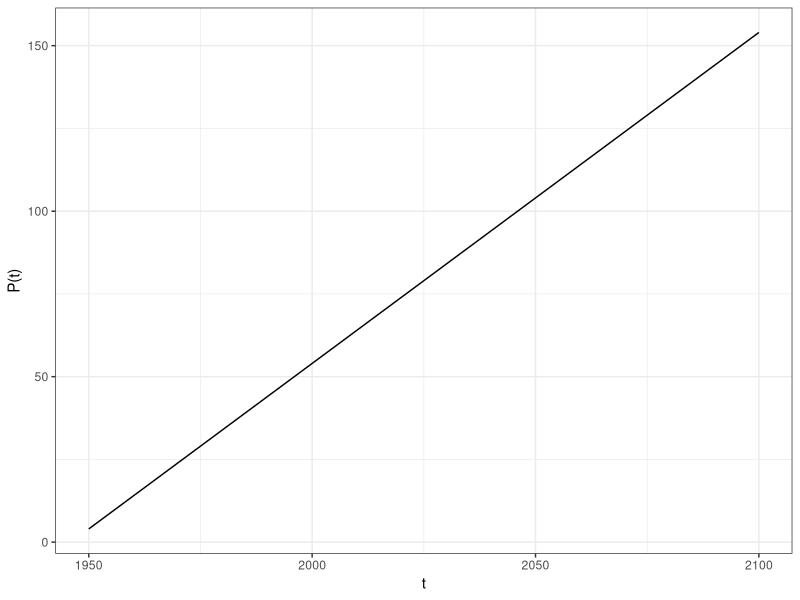
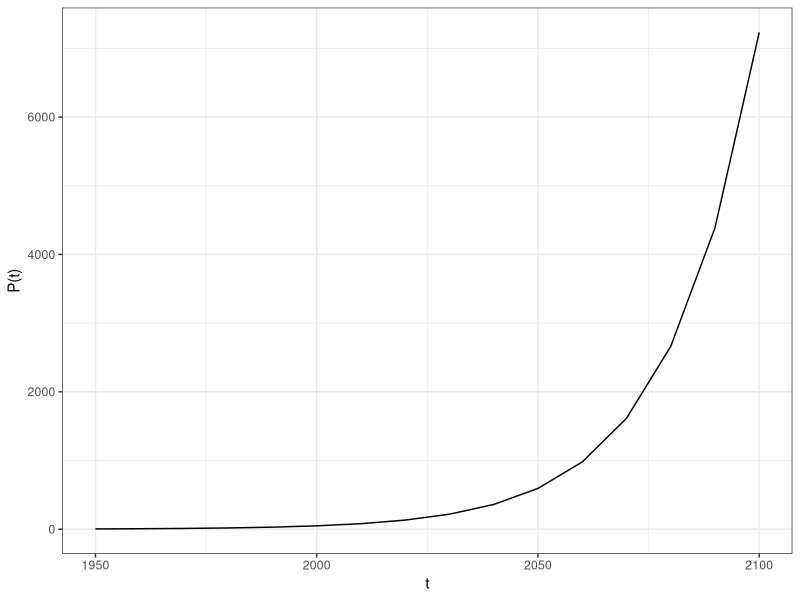
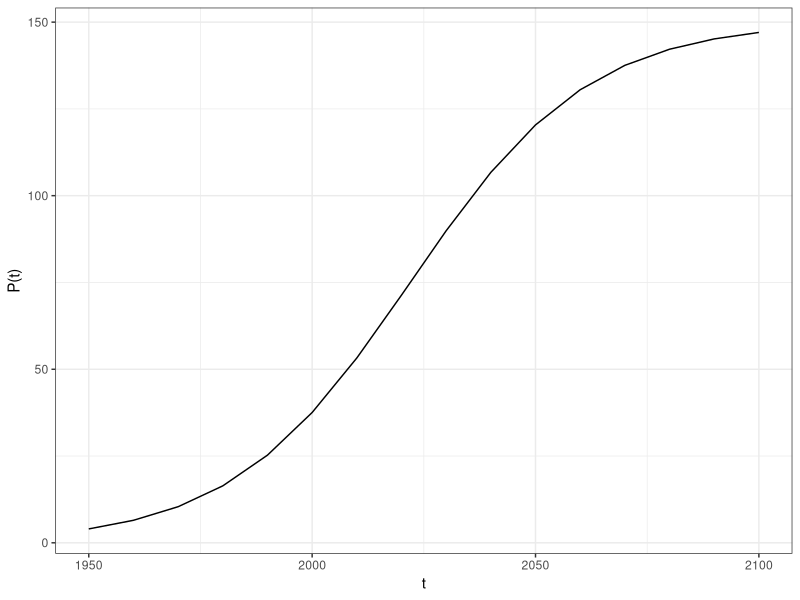
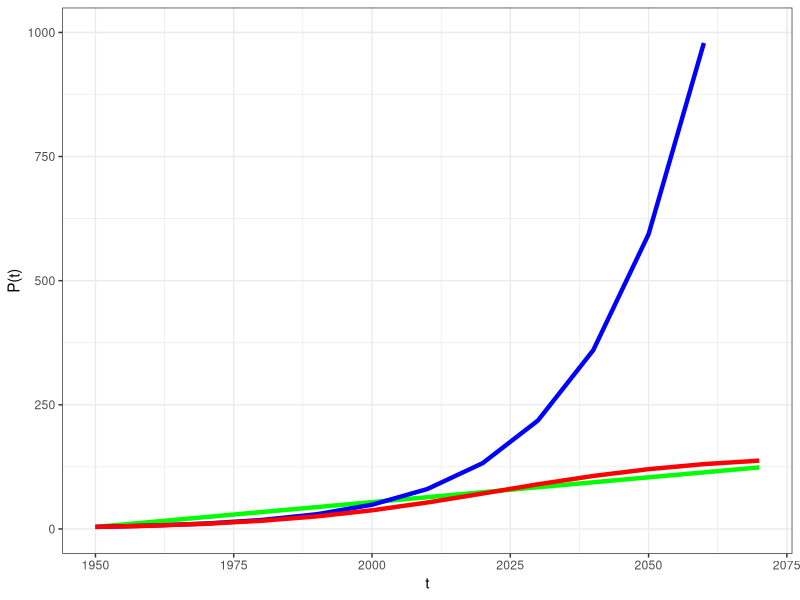

Recreate these plots in R, in order.
## ---- chunk 1
library(tidyverse)
library(ggplot2)
library(knitr)
library(kableExtra)
t <- data.frame(t= c(seq(1950,2100,10)))
p0 <- 4
t0 <- 1950

linear_g <- function(t,r){
  a <- p0
  result <- a+r*(t-1950)
  return(result)
}

t_linear <- t |> 
  mutate(P_lin = round(linear_g(t=t, r=1),0))

p_linear <- ggplot(data = t_linear, 
       aes(x=t, y=P_lin))+
  geom_line()+
  theme_bw()+
  labs(x = "t",
       y = "P(t)")

p_linear
## ---- chunk 2
t_linear |>
  filter(t %in% c(1950,2020,2100)) |> 
  kbl() |> 
  kable_classic_2(full_width = F, html_font = "Verdana") |> 
  kable_styling(bootstrap_options = c("striped", "hover", "condensed"))
## ---- chunk 3

exponential_g <- function(t,r){
  result <- p0*exp(r*(t-t0))
  return(result)
}

t_exponential <- t |> 
  mutate(P_exp=exponential_g(t=t, r=.05))

p_exponential <- ggplot(data = t_exponential, 
       aes(x=t, y=P_exp))+
  geom_line()+
  theme_bw()+
  labs(x = "t",
       y = "P(t)")+
  scale_x_continuous(limits = c(1950,2100))

p_exponential
## ---- chunk 4
t_exponential |> 
  filter(t %in% c(1950,2020,2100)) |> 
  mutate(P_exp = round(P_exp,0)) |> 
  kbl() |> 
  kable_classic_2(full_width = F, html_font = "Verdana") |> 
  kable_styling(bootstrap_options = c("striped", "hover", "condensed"))
## ---- chunk 5
logistic_g <- function(t,r,a=150){
  # p0 <- 1000
  a/(1+(a-p0)/p0*exp(-r*(t-t0)))
}
# t_prev <- data.frame(t=c(1890,1900,1910,1920))
# t <- bind_rows(t_prev,t)

t_logistic <- t |> 
  mutate(P_log=logistic_g(t=t, r=.05))

p_logistic <- ggplot(data = t_logistic, 
       aes(x=t, y=P_log))+
  geom_line()+
  # geom_vline(xintercept=t0, linetype = "dashed")+
  theme_bw()+
  labs(x = "t",
       y = "P(t)")+
  scale_x_continuous(limits = c(1950,2100))

p_logistic
## ---- chunk 6
t_logistic |> 
  filter(t %in% c(1950,2020,2100)) |> 
  mutate(P_log = round(P_log,0)) |> 
  kbl() |> 
  kable_classic_2(full_width = F, html_font = "Verdana") |> 
  kable_styling(bootstrap_options = c("striped", "hover", "condensed"))
## ---- chunk 7
table <- left_join(t_linear,t_exponential, by = "t") %>% 
          left_join(t_logistic, by = "t") %>% 
mutate(across(P_lin:P_log, ~round(.,0)))

ggplot()+
  geom_line(data=t_linear, mapping=aes(x = t, y=P_lin, label="Linear"), color="green",linewidth = 1.5)+
geom_line(data=t_exponential, mapping=aes(x = t, y=P_exp, label="Exponential"), color="blue",linewidth = 1.5)+
geom_line(data=t_logistic, mapping=aes(x = t, y=P_log, label="Logistic"), color="red",linewidth = 1.5)+
theme_bw()+
scale_x_continuous(limits=c(1950,2070))+
scale_y_continuous(limits=c(0,1000))+
labs(y="P(t)")
## ---- chunk 8
table |> 
  kbl() |> 
  kable_classic_2(full_width = F, html_font = "Verdana") |> 
  kable_styling(bootstrap_options = c("striped", "hover", "condensed"), font_size = 20)
